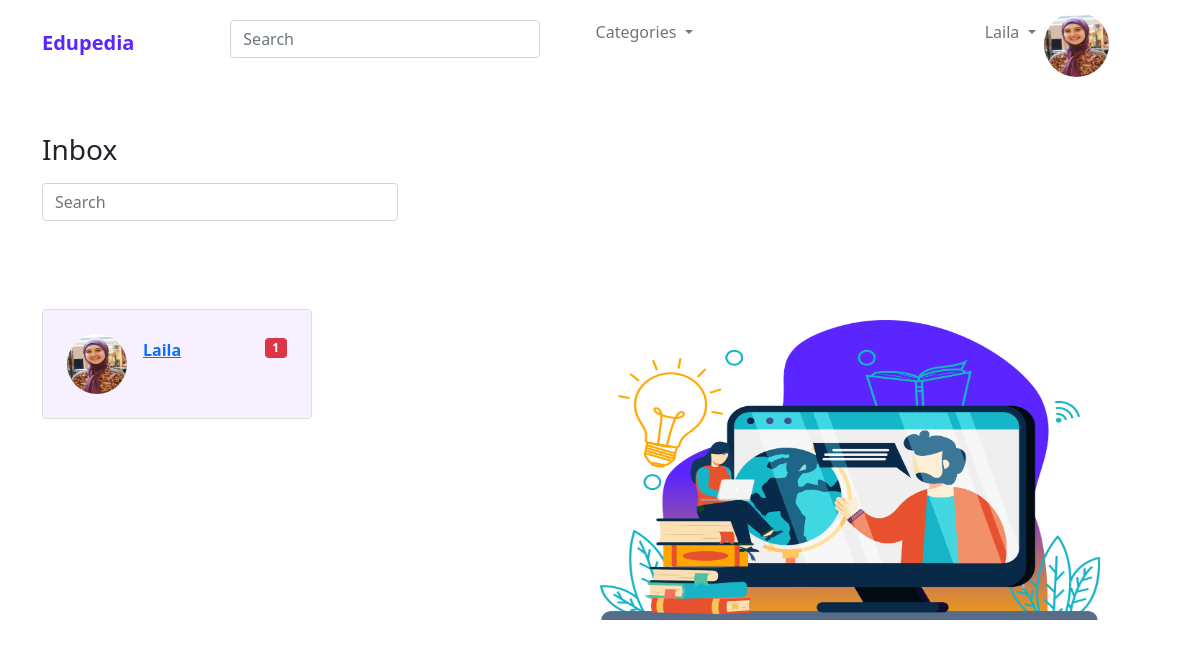
The app's page /server/messages.php?id=14 (signed in) with its own data.
### tables this page shows
CREATE TABLE `message` (
  `id` int(11) NOT NULL,
  `sent_by` int(11) NOT NULL,
  `received_by` int(11) NOT NULL,
  `message` varchar(255) NOT NULL,
  `createdAt` varchar(255) NOT NULL,
  `seen` int(11) DEFAULT NULL
);

CREATE TABLE `user` (
  `id` int(11) NOT NULL,
  `type` int(11) NOT NULL,
  `fname` varchar(50) NOT NULL,
  `email` varchar(62) NOT NULL,
  `password` varchar(255) NOT NULL,
  `security_ans` varchar(255) NOT NULL,
  `picture` varchar(255) DEFAULT NULL,
  `tutor_status` int(11) DEFAULT NULL,
  `admin_rank` int(11) DEFAULT NULL,
  `tutor_cv` varchar(255) DEFAULT NULL,
  `status` text DEFAULT NULL
);

### server/functions.php (called while the page is built, shortened)
<?php
function select($sql)
{
    include 'database.php';
    $result = $conn->query($sql);
    return $result->fetch_assoc();
}
?>

### server/navbarAdmin.php (the view, shortened to what this page needs)
<html>
<?php
include_once 'database.php';
?>
<head>
    <link rel="stylesheet" type="text/css" href="styles/styles.css">
    <link href="https://cdn.jsdelivr.net/npm/bootstrap@5.0.2/dist/css/bootstrap.min.css" rel="stylesheet">
</head>
<body>
    <nav class="navbar navbar-expand-md navbar-light bg-faded justify-content-center" id="navbar">
        <div class="container">
            <a href="home.php" class="navbar-brand d-flex justify-content-center w=50 me-auto">Edupedia</a>
            <div class="collapse navbar-collapse col-4 mx-5 mt-1" id="main-nav">
                <div class="col-4 mx-5 mt-1">
                    <form class="w-auto">
                        <input type="text" class="form-control" name="search_text" placeholder="Search" id="search_text" aria-label="Search" />
                    </form>
                </div>
                <ul class="navbar-nav d-flex flex-row me-1">
                    <li class="nav-item dropdown">
                        <a class="nav-link dropdown-toggle" href="#" id="navbarDropdown" role="button" data-toggle="dropdown" aria-haspopup="true" aria-expanded="false">
                            Categories
                        </a>
                    </li>
                    <div class="col-4">
                        <div class="collapse navbar-collapse  justify-content-center" id="navbar-list-4">
                            <ul class="navbar-nav">
                                <li class="nav-item dropdown">
                                    <a class="nav-link dropdown-toggle" href="#" id="navbarDropdownMenuLink" role="button" data-toggle="dropdown" aria-haspopup="true" aria-expanded="false">
                                        <?php echo $_SESSION['name']; ?>
                                    </a>
                                </li>
                                <img class="rounded-circle shadow-1-strong me-3" src="<?php echo $_SESSION['picture']; ?>" alt="avatar" width="65" height="65" />
                            </ul>
                        </div>
                    </div>
                </ul>
            </div>
        </div>
    </nav>
</body>
</html>

### server/messages.php (shortened to what this page needs)
<html>
<head>
    <link rel="stylesheet" type="text/css" href="styles/styles.css">
    <link href="https://cdn.jsdelivr.net/npm/bootstrap@5.1.3/dist/css/bootstrap.min.css" rel="stylesheet">
    <link href='https://stackpath.bootstrapcdn.com/bootstrap/5.0.0-alpha1/css/bootstrap.min.css' rel='stylesheet'>
    <link href='https://cdnjs.cloudflare.com/ajax/libs/font-awesome/4.0.3/css/font-awesome.css' rel='stylesheet'>
    <link rel="stylesheet" href="https://cdn.jsdelivr.net/npm/bootstrap-icons@1.5.0/font/bootstrap-icons.css">
</head>
<html>
<?php
include 'functions.php';
include 'nav.php';
include 'database.php';
if (isset($_GET['id'])) {
    $user = $_GET['id'];
} else {
    $user = $_SESSION['id'];
}
$sql = "SELECT * FROM message WHERE sent_by='" . $user  . "'or received_by='" . $user  . "'";
$result = $conn->query($sql);
$inbox = array();
?>
<body>
    <div class="container py-5">
        <div class="row">
            <div class="col-md-6 col-lg-5 col-xl-4 mb-4 mb-md-0">
                <h3 class="font-weight-bold mb-3 text-left text-lg-start" id="inbox">Inbox</h3>
                <form class="w-auto">
                    <input type="text" class="form-control" name="search_text1" placeholder="Search" id="search_text1" aria-label="Search" />
                </form>
                <br>
                <br>
                <br>
                <?php
                while ($row = $result->fetch_assoc()) {
                    if ($row['sent_by'] == $user) {
                        $sql1 = "SELECT * FROM user WHERE id='" . $row['received_by'] . "'";
                        $result1 = select($sql1);
                        if (!in_array($row['received_by'], $inbox)) {
                            array_push($inbox, $row['received_by']);
                        } else {
                            continue;
                        }
                ?>
                    <?php
                    }
                    ?>
                    <div class="card">
                        <div class="card-body" style="background-color:#F7F1FF;">
                            <?php
                            if ($user == $_SESSION['id']) {
                            ?>
                                <ul class="list-unstyled mb-0">
                                    <li class="p-2 ">
                                        <a href="#!" class="d-flex justify-content-between">
                                            <div class="d-flex flex-row">
                                                <img src=<?php echo $result1['picture'] ?> alt="avatar" class="rounded-circle d-flex align-self-center me-3 shadow-1-strong" width="60" height="60">
                                                <div class="pt-1">
                                                    <p class="fw-bold mb-0" onclick="location.href='message.php?receiver=<?php echo $result1['id']; ?>'"><?php echo $result1['fname'] ?></p>
                                                </div>
                                            </div>
                                            <div class="pt-1">
                                                <span class="badge bg-danger float-end">1</span>
                                            </div>
                                        </a>
                                    </li>
                                </ul>
                            <?php
                            } else {
                            ?>
                                <ul class="list-unstyled mb-0">
                                    <li class="p-2 ">
                                        <a href="commenting.php?receiver=<?php echo $result1['id']; ?>&user=<?php echo $user; ?>" class="d-flex justify-content-between">
                                            <div class="d-flex flex-row">
                                                <img src=<?php echo $result1['picture'] ?> alt="avatar" class="rounded-circle d-flex align-self-center me-3 shadow-1-strong" width="60" height="60">
                                                <div class="pt-1">
                                                    <p class="fw-bold mb-0"><?php echo $result1['fname'] ?></p>
                                                </div>
                                            </div>
                                            <div class="pt-1">
                                                <span class="badge bg-danger float-end">1</span>
                                            </div>
                                        </a>
                                    </li>
                                </ul>
                            <?php
                            }
                            ?>
                        </div>
                    </div>
                    <br>
                <?php
                }
                ?>
            </div>
        </div>
    </div>
    <div class="col-md-6">
        <img id="illustration" src="../server/images/backgroundtutor.png" class="img-fluid" style="width: 500px;position:absolute;left:50%;top:40%" alt="Responsive image">
    </div>
</html>

### server/styles/styles.css (style rules this page uses)
:root { --primary: #5B25FF; --dark: rgb(17, 16, 16); --body: #363EE0; --dark2: #1c1d1f; --box-shadow: 2px 3px 5px grey; --active:#FFA700; --font:"Open Sans", sans-serif; }
#illustration { height: 300px; width: 800px; }
.card { width:270px; }
#navbar-list-4 { padding-left: 350px; }
#navbar { background: transparent !important; background-color: #f3f3f3; }
.navbar .navbar-brand { color:var(--primary) !important; font-weight: bolder; }
body { font-family: 'Lato', sans-serif; }
body { font-family: Arial, sans-serif; }

### records on screen
message: received_by.picture (picture), received_by.fname "Laila"

### other values on screen
$_SESSION['name'] "Laila"
